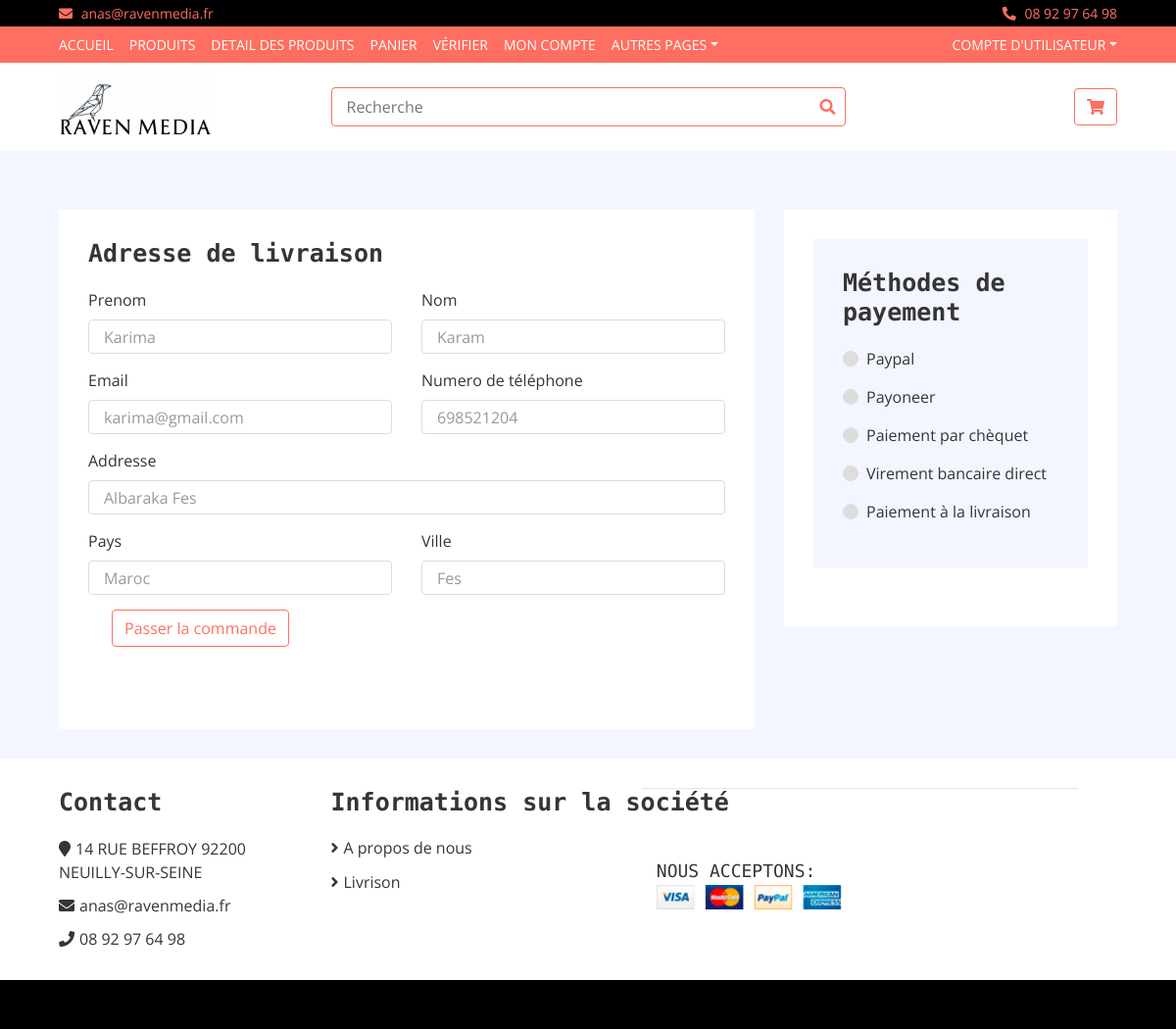
/checkout.php (signed in), run on the app's committed database.
### tables this page shows
CREATE TABLE `client` (
  `idClient` int(11) NOT NULL,
  `nom` varchar(100) NOT NULL,
  `prenom` varchar(100) NOT NULL,
  `adresse` varchar(100) NOT NULL,
  `adresseLivraison` varchar(100) NOT NULL,
  `ville` varchar(100) NOT NULL,
  `pays` varchar(100) NOT NULL,
  `email` varchar(100) NOT NULL,
  `motPasse` varchar(100) NOT NULL,
  `telephone` int(11) NOT NULL,
  `telephoneAdresse` int(11) NOT NULL
);

### checkout.php (the view, shortened to what this page needs)
<!DOCTYPE html>
<html lang="en">
    <head>
        <link href="https://stackpath.bootstrapcdn.com/bootstrap/4.4.1/css/bootstrap.min.css" rel="stylesheet">
        <link href="https://cdnjs.cloudflare.com/ajax/libs/font-awesome/5.10.0/css/all.min.css" rel="stylesheet">
        <link href="lib/slick/slick.css" rel="stylesheet">
        <link href="lib/slick/slick-theme.css" rel="stylesheet">
        <link href="css/style.css" rel="stylesheet">
    </head>
    <body>
        <div class="top-bar">
            <div class="container-fluid">
                <div class="row">
                    <div class="col-sm-6">
                        <i class="fa fa-envelope"></i>
                        anas@ravenmedia.fr
                    </div>
                    <div class="col-sm-6">
                        <i class="fa fa-phone-alt"></i>
                        08 92 97 64 98
                    </div>
                </div>
            </div>
        </div>
        <div class="nav">
            <div class="container-fluid">
                <nav class="navbar navbar-expand-md bg-dark navbar-dark">
                    <div class="collapse navbar-collapse justify-content-between" id="navbarCollapse">
                        <div class="navbar-nav mr-auto">
                            <a href="index.php" class="nav-item nav-link">Accueil</a>
                            <a href="product-list.php" class="nav-item nav-link">Produits</a>
                            <a href="product-detail.php" class="nav-item nav-link">Detail des Produits</a>
                            <a href="cart.php" class="nav-item nav-link">Panier</a>
                            <a href="checkout.php" class="nav-item nav-link">Vérifier</a>
                            <a href="my-account.php" class="nav-item nav-link">Mon Compte</a>
                            <div class="nav-item dropdown">
                                <a href="#" class="nav-link dropdown-toggle" data-toggle="dropdown">Autres Pages</a>
                            </div>
                        </div>
                        <div class="navbar-nav ml-auto">
                            <div class="nav-item dropdown">
                                <a href="#" class="nav-link dropdown-toggle" data-toggle="dropdown">Compte d'utilisateur</a>
                            </div>
                        </div>
                    </div>
                </nav>
            </div>
        </div>
        <div class="bottom-bar">
            <div class="container-fluid">
                <div class="row align-items-center">
                    <div class="col-md-3">
                        <div class="logo">
                            <a href="index.php">
                                <img src="img/logo.jpeg" alt="Logo">
                            </a>
                        </div>
                    </div>
                       <div class="col-md-6">
                        <div class="search">
                          <form action="product-rechercher.php" method="POST">
                            <input type="text" placeholder="Recherche" name="recherche">
                            <button><i class="fa fa-search"></i></button>
                          </form>
                        </div>
                    </div>
                    <div class="col-md-3">
                        <div class="user">
                            <a href="cart.php" class="btn cart">
                                <i class="fa fa-shopping-cart"></i>
                            </a>
                        </div>
                    </div>
                </div>
            </div>
        </div>
        <?php
                                        include('connexion.php');
                                            $idClient=$_SESSION['idClient'];
                                            $req="SELECT * FROM client WHERE idClient= ".$idClient;
                                            $res=$cnx->query($req);
                                                while ($data=$res->fetch_assoc()) {  ?>
        <div class="checkout">
            <div class="container-fluid">
                <div class="row">
                    <div class="col-lg-8">
                        <form action='' method='POST'>
                        <div class="checkout-inner">
                            <div class="billing-address">
                                <h2>Adresse de livraison</h2>
                                <div class="row">
                                    <div class="col-md-6">
                                        <label>Prenom</label>
                                        <input class="form-control" type="text" value="<?=$data['prenom']?>">
                                    </div>
                                    <div class="col-md-6">
                                        <label>Nom</label>
                                        <input class="form-control" type="text" value="<?=$data['nom']?>">
                                    </div>
                                    <div class="col-md-6">
                                        <label>Email</label>
                                        <input class="form-control" type="text" value="<?=$data['email']?>">
                                    </div>
                                    <div class="col-md-6">
                                        <label>Numero de téléphone</label>
                                        <input class="form-control" type="text" value="<?=$data['telephoneAdresse']?>">
                                    </div>
                                    <div class="col-md-12">
                                        <label>Addresse</label>
                                        <input class="form-control" type="text" value="<?=$data['adresseLivraison']?>">
                                    </div>
                                    <div class="col-md-6">
                                        <label>Pays</label>
                                      <input class="form-control" type="text" value="<?=$data['pays']?>">
                                    </div>
                                    <div class="col-md-6">
                                        <label>Ville</label>
                                        <input class="form-control" type="text" value="<?=$data['ville']?>">
                                    </div>
                                        <div class="custom-control custom-checkbox">
                                           <div class="col-md-12">
                                              <input type="submit" class="btn" name="connecter" value="Passer la commande">
                                           </div>
                                        </div>
                                    <div class="col-md-12">
                                        <div class="custom-control custom-checkbox">
                                        </div>
                                    </div>
                                </div>
                            </div>
                        </div>
                    </div>
            <?php }?>
                    <div class="col-lg-4">
                        <div class="checkout-inner">
                            <div class="checkout-payment">
                                <div class="payment-methods">
                                    <h1>Méthodes de payement</h1>
                                    <div class="payment-method">
                                        <div class="custom-control custom-radio">
                                            <label class="custom-control-label" for="payment-1">Paypal</label>
                                        </div>
                                    </div>
                                    <div class="payment-method">
                                        <div class="custom-control custom-radio">
                                            <label class="custom-control-label" for="payment-2">Payoneer</label>
                                        </div>
                                    </div>
                                    <div class="payment-method">
                                        <div class="custom-control custom-radio">
                                            <label class="custom-control-label" for="payment-3">Paiement par chèquet</label>
                                        </div>
                                    </div>
                                    <div class="payment-method">
                                        <div class="custom-control custom-radio">
                                            <label class="custom-control-label" for="payment-4">Virement bancaire direct</label>
                                        </div>
                                    </div>
                                    <div class="payment-method">
                                        <div class="custom-control custom-radio">
                                            <label class="custom-control-label" for="payment-5">Paiement à la livraison</label>
                                        </div>
                                    </div>
                                </div>
                            </div>
                        </div>
                    </div>
                </div>
            </div>
        </div>
        <div class="footer">
            <div class="container-fluid">
                <div class="row">
                    <div class="col-lg-3 col-md-6">
                        <div class="footer-widget">
                            <h2>Contact</h2>
                            <div class="contact-info">
                                <p><i class="fa fa-map-marker"></i>14 RUE BEFFROY 92200 <br> NEUILLY-SUR-SEINE</p>
                                <p><i class="fa fa-envelope"></i>anas@ravenmedia.fr</p>
                                <p><i class="fa fa-phone"></i>08 92 97 64 98</p>
                            </div>
                        </div>
                    </div>
                    <div class="col-lg-3 col-md-6">
                        <div class="footer-widget">
                            <h2>Informations sur la société</h2>
                            <ul>
                                <li><a href="info/apropos.php">A propos de nous</a></li>
                                <li><a href="info/livraison.php">Livrison</a></li>
                            </ul>
                        </div>
                    </div>
                <div class="row payment align-items-center">
                    <div class="col-md-6">
                        <div class="payment-method">
                            <h2>NOUS ACCEPTONS:</h2>
                            <img src="img/payment-method.png" alt="Payment Method" />
                        </div>
                    </div>
                </div>
            </div>
        </div>
        <div class="footer-bottom">
        </div>
    </body>
</html>

### css/style.css (style rules this page uses)
body { color: #353535; font-family: 'Open Sans', sans-serif; font-weight: 400; background: #f3f6ff; }
a { color: #FF6F61; }
h1 { font-family: 'Source Code Pro', monospace; font-weight: 900; }
h2 { font-family: 'Source Code Pro', monospace; font-weight: 700; }
@media (min-width: 992px) { .container-fluid { padding-right: 60px; padding-left: 60px; } }
.form-control, .custom-select { width: 100%; height: 35px; padding: 0 15px; color: #999999; border: 1px solid #dddddd; margin-bottom: 15px }
.custom-radio, .custom-checkbox { margin-bottom: 15px; }
.custom-radio .custom-control-label::before, .custom-checkbox .custom-control-label::before { background: #dddddd; border-color: #dddddd; }
.btn { color: #FF6F61; background: #ffffff; border: 1px solid #FF6F61; }
.top-bar { padding: 3px 0; font-size: 14px; color: #FF6F61; background: #000000; }
.top-bar i { margin-right: 5px; }
.top-bar .col-sm-6:first-child { text-align: left; }
.top-bar .col-sm-6:last-child { text-align: right; }
.nav { position: relative; }
@media (min-width: 992px) { .nav .container-fluid { padding-left: 52px; padding-right: 52px; } }
.nav .navbar { height: 100%; padding: 0; }
@media (min-width: 768px) { .nav, .nav .navbar { background: #FF6F61 !important; } }
@media (min-width: 768px) { .nav .navbar-dark a.nav-link { color: #ffffff; font-size: 14px; text-transform: uppercase; } }
.bottom-bar { padding: 15px 0; background: #ffffff; margin-bottom: 30px; }
.bottom-bar .logo { text-align: left; overflow: hidden; }
.bottom-bar .logo a img { max-height: 60px; }
.bottom-bar .search { width: 100%; }
.bottom-bar .search input[type=text] { width: 100%; height: 40px; padding: 0 15px; color: #666666; border: 1px solid #FF6F61; border-radius: 4px; }
.bottom-bar .search button { position: absolute; width: 40px; height: 38px; top: 1px; right: 16px; padding: 0 15px; border: none; background: none; color: #FF6F61; border-radius: 0 2px 2px 0; }
.bottom-bar .user { font-size: 0; text-align: right; }
.bottom-bar .user .cart i, .bottom-bar .user .wishlist i { color: #FF6F61; }
@media (min-width: 768px) { .bottom-bar { max-height: 90px; } }
.checkout { position: relative; padding-top: 30px; }
.checkout .checkout-inner { margin-bottom: 30px; padding: 30px; background: #ffffff; }
.checkout .billing-address, .checkout .shipping-address { position: relative; width: 100%; }
.checkout .billing-address h2, .checkout .shipping-address h2 { font-size: 25px; margin-bottom: 20px; }
.checkout .checkout-summary, .checkout .checkout-payment { position: relative; width: 100%; }
.checkout .checkout-summary h1, .checkout .checkout-payment h1 { font-size: 25px; margin-bottom: 20px; }
.checkout .checkout-summary, .checkout .checkout-payment .payment-methods { padding: 30px; background: #f3f6ff; margin-bottom: 30px; }
.footer { position: relative; padding: 30px 0 0 0; background: #ffffff; }
.footer .footer-widget { position: relative; width: 100%; margin-bottom: 30px; }
.footer .footer-widget h2 { font-size: 25px; white-space: nowrap; margin-bottom: 20px; }
.footer .footer-widget ul { margin: 0; padding: 0; list-style: none; }
.footer .footer-widget ul li { margin-bottom: 12px; }
.footer .footer-widget ul li:last-child { margin-bottom: 0; }
.footer .footer-widget ul li a { color: #353535; white-space: nowrap; display: block; line-height: 23px; transition: all .3s; }
.footer .footer-widget ul li a::before { content: '\f105'; font-family: 'Font Awesome 5 Free'; font-weight: 900; padding-right: 5px; }
.footer .contact-info p { margin-bottom: 10px; font-size: 16px; }
.footer .contact-info p i { margin-right: 5px; }
.footer .payment { padding-top: 25px; padding-bottom: 25px; border-top: 1px solid rgba(0,0,0,.1); }
@media (min-width: 992px) { .footer .payment { max-width: 80%; margin: 0 auto; } }
.footer .payment-method, .footer .payment-security { overflow: hidden; }
.footer .payment-method { text-align: left; }
.footer .payment-method h2, .footer .payment-security h2 { display: inline-block; margin: 0 10px 0 0; font-size: 18px; font-weight: 400; line-height: 22px; }
.footer .payment-method img, .footer .payment-security img { height: 25px; }
.footer-bottom { position: relative; padding: 25px 0; background: #000000; }

### data on the page
client: prenom "Karima", nom "Karam", email "karima@gmail.com", telephoneAdresse "698521204", adresseLivraison "Albaraka Fes", pays "Maroc", ville "Fes"
